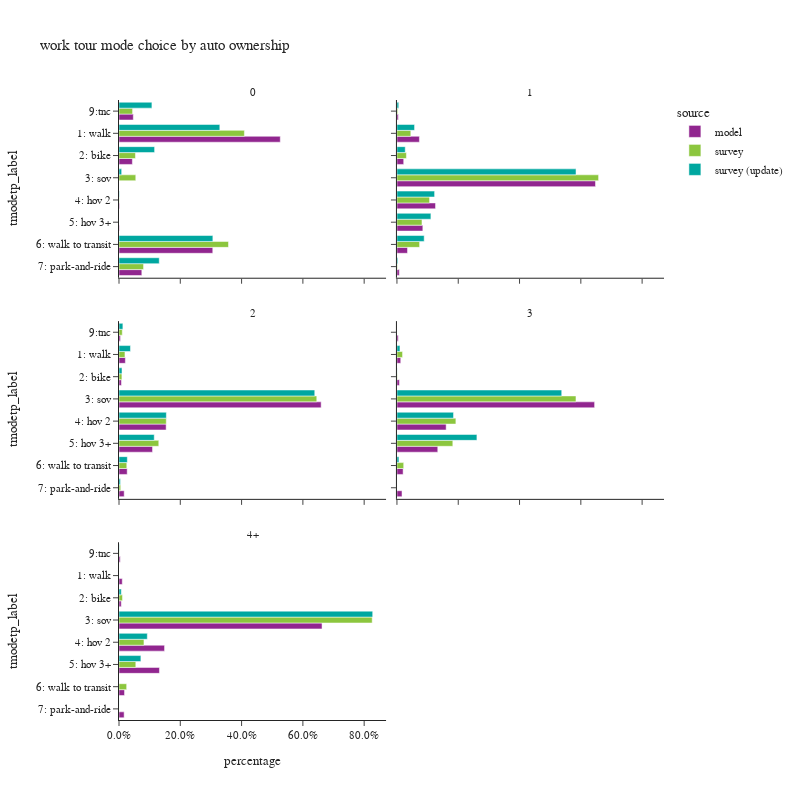

Notebook source saved alongside this figure:
### Code cell
plot_mode_choice(wk_tour.loc[wk_tour['auto_ownership_4+']!="-1"],"auto_ownership_4+",
                 {"auto_ownership_4+":["0","1","2","3","4+"],
                  "tmodetp_label":["1: walk","2: bike","3: sov","4: hov 2","5: hov 3+","6: walk to transit",
                                   "7: park-and-ride","8: school bus","9: other–survey only"]},
                 "auto ownership",2,800)

### Figure 1 — Plotly figure (JSON) as saved in the notebook; plotly's stock layout.template omitted (floating-point values rounded to 4 significant figures)
{"data": [{"alignmentgroup": "True", "customdata": [[22717], [1884], [79], [51], [13209], [3215], [2014]], "hovertemplate": "source=model<br>auto_ownership_4+=0<br>percentage=%{x}<br>tmodetp_label=%{y}<br>sample count=%{customdata[0]}<extra></extra>", "legendgroup": "model", "marker": {"color": "#91268F", "pattern": {"shape": ""}}, "name": "model", "offsetgroup": "model", "orientation": "h", "showlegend": true, "textposition": "auto", "type": "bar", "x": [0.5262, 0.04364, 0.00183, 0.001181, 0.306, 0.07447, 0.04665], "xaxis": "x5", "y": ["1: walk", "2: bike", "4: hov 2", "5: hov 3+", "6: walk to transit", "7: park-and-ride", "9:tnc"], "yaxis": "y5"}, {"alignmentgroup": "True", "customdata": [[24185], [7271], [213886], [41561], [27884], [11351], [2530], [1461]], "hovertemplate": "source=model<br>auto_ownership_4+=1<br>percentage=%{x}<br>tmodetp_label=%{y}<br>sample count=%{customdata[0]}<extra></extra>", "legendgroup": "model", "marker": {"color": "#91268F", "pattern": {"shape": ""}}, "name": "model", "offsetgroup": "model", "orientation": "h", "showlegend": false, "textposition": "auto", "type": "bar", "x": [0.07326, 0.02202, 0.6479, 0.1259, 0.08446, 0.03438, 0.007664, 0.004426], "xaxis": "x6", "y": ["1: walk", "2: bike", "3: sov", "4: hov 2", "5: hov 3+", "6: walk to transit", "7: park-and-ride", "9:tnc"], "yaxis": "y6"}, {"alignmentgroup": "True", "customdata": [[12027], [4603], [382401], [89174], [63422], [15501], [9818], [2800]], "hovertemplate": "source=model<br>auto_ownership_4+=2<br>percentage=%{x}<br>tmodetp_label=%{y}<br>sample count=%{customdata[0]}<extra></extra>", "legendgroup": "model", "marker": {"color": "#91268F", "pattern": {"shape": ""}}, "name": "model", "offsetgroup": "model", "orientation": "h", "showlegend": false, "textposition": "auto", "type": "bar", "x": [0.02075, 0.00794, 0.6596, 0.1538, 0.1094, 0.02674, 0.01694, 0.00483], "xaxis": "x3", "y": ["1: walk", "2: bike", "3: sov", "4: hov 2", "5: hov 3+", "6: walk to transit", "7: park-and-ride", "9:tnc"], "yaxis": "y3"}, {"alignmentgroup": "True", "customdata": [[3518], [2297], [183450], [45663], [37889], [5720], [4700], [1214]], "hovertemplate": "source=model<br>auto_ownership_4+=3<br>percentage=%{x}<br>tmodetp_label=%{y}<br>sample count=%{customdata[0]}<extra></extra>", "legendgroup": "model", "marker": {"color": "#91268F", "pattern": {"shape": ""}}, "name": "model", "offsetgroup": "model", "orientation": "h", "showlegend": false, "textposition": "auto", "type": "bar", "x": [0.01237, 0.008075, 0.6449, 0.1605, 0.1332, 0.02011, 0.01652, 0.004268], "xaxis": "x4", "y": ["1: walk", "2: bike", "3: sov", "4: hov 2", "5: hov 3+", "6: walk to transit", "7: park-and-ride", "9:tnc"], "yaxis": "y4"}, {"alignmentgroup": "True", "customdata": [[2213], [1542], [137670], [30886], [27419], [3753], [3477], [841]], "hovertemplate": "source=model<br>auto_ownership_4+=4+<br>percentage=%{x}<br>tmodetp_label=%{y}<br>sample count=%{customdata[0]}<extra></extra>", "legendgroup": "model", "marker": {"color": "#91268F", "pattern": {"shape": ""}}, "name": "model", "offsetgroup": "model", "orientation": "h", "showlegend": false, "textposition": "auto", "type": "bar", "x": [0.01065, 0.007421, 0.6625, 0.1486, 0.1319, 0.01806, 0.01673, 0.004047], "xaxis": "x", "y": ["1: walk", "2: bike", "3: sov", "4: hov 2", "5: hov 3+", "6: walk to transit", "7: park-and-ride", "9:tnc"], "yaxis": "y"}, {"alignmentgroup": "True", "customdata": [[53], [26], [2], [2], [93], [7], [6]], "hovertemplate": "source=survey<br>auto_ownership_4+=0<br>percentage=%{x}<br>tmodetp_label=%{y}<br>sample count=%{customdata[0]}<extra></extra>", "legendgroup": "survey", "marker": {"color": "#8CC63E", "pattern": {"shape": ""}}, "name": "survey", "offsetgroup": "survey", "orientation": "h", "showlegend": true, "textposition": "auto", "type": "bar", "x": [0.4092, 0.05364, 0.05471, 0.0008115, 0.3573, 0.08009, 0.04431], "xaxis": "x5", "y": ["1: walk", "2: bike", "3: sov", "4: hov 2", "6: walk to transit", "7: park-and-ride", "9:tnc"], "yaxis": "y5"}, {"alignmentgroup": "True", "customdata": [[68], [59], [355], [70], [27], [108], [5], [4]], "hovertemplate": "source=survey<br>auto_ownership_4+=1<br>percentage=%{x}<br>tmodetp_label=%{y}<br>sample count=%{customdata[0]}<extra></extra>", "legendgroup": "survey", "marker": {"color": "#8CC63E", "pattern": {"shape": ""}}, "name": "survey", "offsetgroup": "survey", "orientation": "h", "showlegend": false, "textposition": "auto", "type": "bar", "x": [0.0452, 0.03084, 0.6579, 0.1064, 0.08168, 0.07385, 0.001542, 0.002598], "xaxis": "x6", "y": ["1: walk", "2: bike", "3: sov", "4: hov 2", "5: hov 3+", "6: walk to transit", "7: park-and-ride", "9:tnc"], "yaxis": "y6"}, {"alignmentgroup": "True", "customdata": [[20], [17], [422], [66], [35], [46], [4], [1]], "hovertemplate": "source=survey<br>auto_ownership_4+=2<br>percentage=%{x}<br>tmodetp_label=%{y}<br>sample count=%{customdata[0]}<extra></extra>", "legendgroup": "survey", "marker": {"color": "#8CC63E", "pattern": {"shape": ""}}, "name": "survey", "offsetgroup": "survey", "orientation": "h", "showlegend": false, "textposition": "auto", "type": "bar", "x": [0.01941, 0.009495, 0.6453, 0.1543, 0.1298, 0.02542, 0.005583, 0.01069], "xaxis": "x3", "y": ["1: walk", "2: bike", "3: sov", "4: hov 2", "5: hov 3+", "6: walk to transit", "7: park-and-ride", "9:tnc"], "yaxis": "y3"}, {"alignmentgroup": "True", "customdata": [[2], [3], [123], [28], [13], [6]], "hovertemplate": "source=survey<br>auto_ownership_4+=3<br>percentage=%{x}<br>tmodetp_label=%{y}<br>sample count=%{customdata[0]}<extra></extra>", "legendgroup": "survey", "marker": {"color": "#8CC63E", "pattern": {"shape": ""}}, "name": "survey", "offsetgroup": "survey", "orientation": "h", "showlegend": false, "textposition": "auto", "type": "bar", "x": [0.01826, 0.001036, 0.5841, 0.1923, 0.1823, 0.022], "xaxis": "x4", "y": ["1: walk", "2: bike", "3: sov", "4: hov 2", "5: hov 3+", "6: walk to transit"], "yaxis": "y4"}, {"alignmentgroup": "True", "customdata": [[3], [76], [10], [3], [1], [1], [1]], "hovertemplate": "source=survey<br>auto_ownership_4+=4+<br>percentage=%{x}<br>tmodetp_label=%{y}<br>sample count=%{customdata[0]}<extra></extra>", "legendgroup": "survey", "marker": {"color": "#8CC63E", "pattern": {"shape": ""}}, "name": "survey", "offsetgroup": "survey", "orientation": "h", "showlegend": false, "textposition": "auto", "type": "bar", "x": [0.01146, 0.8261, 0.08145, 0.05483, 0.02499, 0.0002432, 0.0008715], "xaxis": "x", "y": ["2: bike", "3: sov", "4: hov 2", "5: hov 3+", "6: walk to transit", "7: park-and-ride", "9:tnc"], "yaxis": "y"}, {"alignmentgroup": "True", "customdata": [[61], [28], [4], [2], [95], [8], [9]], "hovertemplate": "source=survey (update)<br>auto_ownership_4+=0<br>percentage=%{x}<br>tmodetp_label=%{y}<br>sample count=%{customdata[0]}<extra></extra>", "legendgroup": "survey (update)", "marker": {"color": "#00A7A0", "pattern": {"shape": ""}}, "name": "survey (update)", "offsetgroup": "survey (update)", "orientation": "h", "showlegend": true, "textposition": "auto", "type": "bar", "x": [0.329, 0.1162, 0.008671, 0.001253, 0.3063, 0.1313, 0.1074], "xaxis": "x5", "y": ["1: walk", "2: bike", "3: sov", "4: hov 2", "6: walk to transit", "7: park-and-ride", "9:tnc"], "yaxis": "y5"}, {"alignmentgroup": "True", "customdata": [[72], [55], [361], [71], [30], [111], [7], [4]], "hovertemplate": "source=survey (update)<br>auto_ownership_4+=1<br>percentage=%{x}<br>tmodetp_label=%{y}<br>sample count=%{customdata[0]}<extra></extra>", "legendgroup": "survey (update)", "marker": {"color": "#00A7A0", "pattern": {"shape": ""}}, "name": "survey (update)", "offsetgroup": "survey (update)", "orientation": "h", "showlegend": false, "textposition": "auto", "type": "bar", "x": [0.05745, 0.02706, 0.5843, 0.1229, 0.1108, 0.08884, 0.002845, 0.005874], "xaxis": "x6", "y": ["1: walk", "2: bike", "3: sov", "4: hov 2", "5: hov 3+", "6: walk to transit", "7: park-and-ride", "9:tnc"], "yaxis": "y6"}, {"alignmentgroup": "True", "customdata": [[20], [17], [426], [67], [34], [46], [4], [2]], "hovertemplate": "source=survey (update)<br>auto_ownership_4+=2<br>percentage=%{x}<br>tmodetp_label=%{y}<br>sample count=%{customdata[0]}<extra></extra>", "legendgroup": "survey (update)", "marker": {"color": "#00A7A0", "pattern": {"shape": ""}}, "name": "survey (update)", "offsetgroup": "survey (update)", "orientation": "h", "showlegend": false, "textposition": "auto", "type": "bar", "x": [0.03742, 0.009774, 0.6388, 0.1545, 0.115, 0.02715, 0.004738, 0.01265], "xaxis": "x3", "y": ["1: walk", "2: bike", "3: sov", "4: hov 2", "5: hov 3+", "6: walk to transit", "7: park-and-ride", "9:tnc"], "yaxis": "y3"}, {"alignmentgroup": "True", "customdata": [[2], [2], [132], [26], [16], [4]], "hovertemplate": "source=survey (update)<br>auto_ownership_4+=3<br>percentage=%{x}<br>tmodetp_label=%{y}<br>sample count=%{customdata[0]}<extra></extra>", "legendgroup": "survey (update)", "marker": {"color": "#00A7A0", "pattern": {"shape": ""}}, "name": "survey (update)", "offsetgroup": "survey (update)", "orientation": "h", "showlegend": false, "textposition": "auto", "type": "bar", "x": [0.009854, 0.0005149, 0.5376, 0.1846, 0.2609, 0.006467], "xaxis": "x4", "y": ["1: walk", "2: bike", "3: sov", "4: hov 2", "5: hov 3+", "6: walk to transit"], "yaxis": "y4"}, {"alignmentgroup": "True", "customdata": [[2], [88], [10], [5], [1], [1]], "hovertemplate": "source=survey (update)<br>auto_ownership_4+=4+<br>percentage=%{x}<br>tmodetp_label=%{y}<br>sample count=%{customdata[0]}<extra></extra>", "legendgroup": "survey (update)", "marker": {"color": "#00A7A0", "pattern": {"shape": ""}}, "name": "survey (update)", "offsetgroup": "survey (update)", "orientation": "h", "showlegend": false, "textposition": "auto", "type": "bar", "x": [0.007453, 0.8278, 0.09237, 0.07138, 0.0002312, 0.0007574], "xaxis": "x", "y": ["2: bike", "3: sov", "4: hov 2", "5: hov 3+", "7: park-and-ride", "9:tnc"], "yaxis": "y"}], "layout": {"annotations": [{"font": {}, "showarrow": false, "text": "4+", "x": 0.245, "xanchor": "center", "xref": "paper", "y": 0.2867, "yanchor": "bottom", "yref": "paper"}, {"font": {}, "showarrow": false, "text": "2", "x": 0.245, "xanchor": "center", "xref": "paper", "y": 0.6433, "yanchor": "bottom", "yref": "paper"}, {"font": {}, "showarrow": false, "text": "3", "x": 0.755, "xanchor": "center", "xref": "paper", "y": 0.6433, "yanchor": "bottom", "yref": "paper"}, {"font": {}, "showarrow": false, "text": "0", "x": 0.245, "xanchor": "center", "xref": "paper", "y": 1.0, "yanchor": "bottom", "yref": "paper"}, {"font": {}, "showarrow": false, "text": "1", "x": 0.755, "xanchor": "center", "xref": "paper", "y": 1.0, "yanchor": "bottom", "yref": "paper"}], "barmode": "group", "height": 800, "legend": {"title": {"text": "source"}, "tracegroupgap": 0}, "title": {"text": "work tour mode choice by auto ownership"}, "width": 800, "xaxis": {"anchor": "y", "domain": [0, 0.49], "tickformat": ".1%", "title": {"text": "percentage"}}, "xaxis2": {"anchor": "y2", "domain": [0.51, 1], "matches": "x", "tickformat": ".1%", "title": {"text": "percentage"}}, "xaxis3": {"anchor": "y3", "domain": [0, 0.49], "matches": "x", "showticklabels": false, "tickformat": ".1%"}, "xaxis4": {"anchor": "y4", "domain": [0.51, 1], "matches": "x", "showticklabels": false, "tickformat": ".1%"}, "xaxis5": {"anchor": "y5", "domain": [0, 0.49], "matches": "x", "showticklabels": false, "tickformat": ".1%"}, "xaxis6": {"anchor": "y6", "domain": [0.51, 1], "matches": "x", "showticklabels": false, "tickformat": ".1%"}, "yaxis": {"anchor": "x", "categoryarray": ["9: other–survey only", "8: school bus", "7: park-and-ride", "6: walk to transit", "5: hov 3+", "4: hov 2", "3: sov", "2: bike", "1: walk"], "categoryorder": "array", "domain": [0, 0.2867], "title": {"text": "tmodetp_label"}}, "yaxis2": {"anchor": "x2", "domain": [0, 0.2867], "matches": "y", "showticklabels": false}, "yaxis3": {"anchor": "x3", "categoryarray": ["9: other–survey only", "8: school bus", "7: park-and-ride", "6: walk to transit", "5: hov 3+", "4: hov 2", "3: sov", "2: bike", "1: walk"], "categoryorder": "array", "domain": [0.3567, 0.6433], "matches": "y", "title": {"text": "tmodetp_label"}}, "yaxis4": {"anchor": "x4", "domain": [0.3567, 0.6433], "matches": "y", "showticklabels": false}, "yaxis5": {"anchor": "x5", "categoryarray": ["9: other–survey only", "8: school bus", "7: park-and-ride", "6: walk to transit", "5: hov 3+", "4: hov 2", "3: sov", "2: bike", "1: walk"], "categoryorder": "array", "domain": [0.7133, 1.0], "matches": "y", "title": {"text": "tmodetp_label"}}, "yaxis6": {"anchor": "x6", "domain": [0.7133, 1.0], "matches": "y", "showticklabels": false}}}
